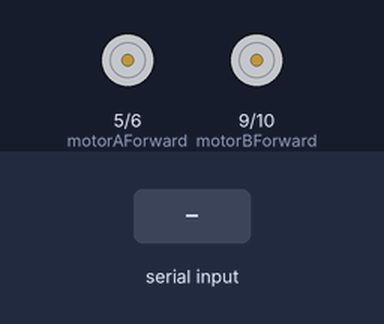
Bench run of a sketch on a simulated Arduino Uno, built with avr-gcc and run on an emulated ATmega328P. On the bench: motor-driver pin pairs drawn as motors (green arrow = first pin HIGH = forward, orange = second pin HIGH = backward, longer = more drive, scaled by the enable pin). The inputs (shaded band) are chosen by the test bench.

Above: at 1.2 s.
1.3 s: "F" received over Serial
At 2.5 s:
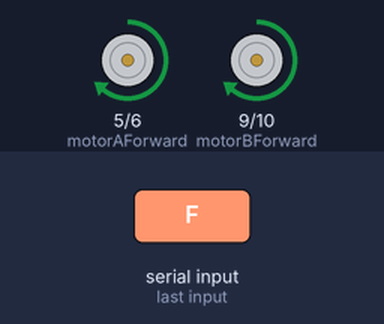
2.8 s: "B" received over Serial
At 3.6 s:
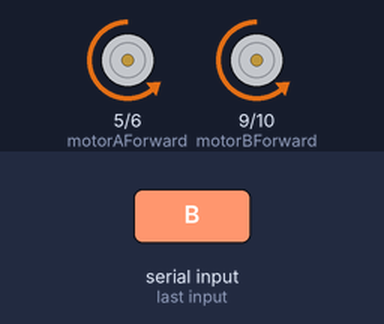
4.3 s: "L" received over Serial
At 4.8 s:
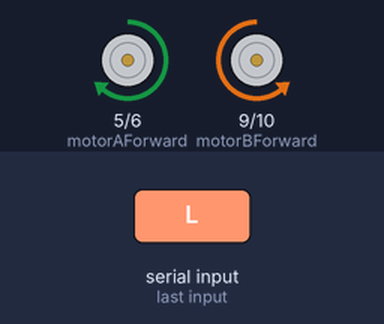
5.8 s: "R" received over Serial
At 7.0 s:
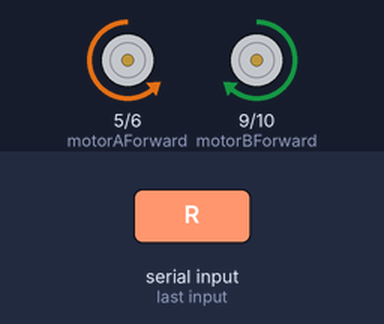
7.3 s: "G" received over Serial
At 8.3 s:
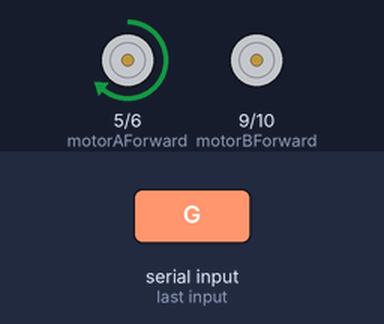
8.8 s: "I" received over Serial
At 9.4 s:
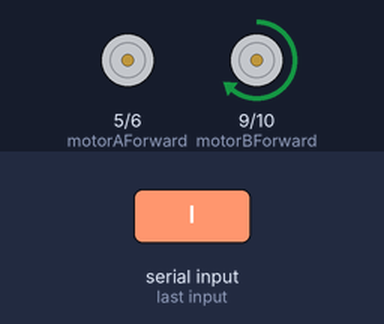
Timing chart, 0 to 11.3 s (numbered marks = the images above; inputs shaded):
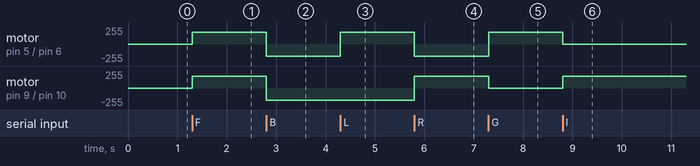

The sketch:

Arduino_L298N_HC06.ino
```cpp
// กำหนดหมายเลขพินสำหรับ L298N
const int motorAForward = 5; // IN1
const int motorABackward = 6; // IN2
const int motorBForward = 9; // IN3
const int motorBBackward = 10; // IN4
const int motorAPWM = 3; // ENA
const int motorBPWM = 11; // ENB

// ตัวแปรสำหรับการควบคุมความเร็ว
int motorSpeed = 180; // ความเร็วเริ่มต้นสูงสุด

void setup() {
  // ตั้งค่าพินที่เชื่อมต่อกับ L298N เป็น OUTPUT
  pinMode(motorAForward, OUTPUT);
  pinMode(motorABackward, OUTPUT);
  pinMode(motorBForward, OUTPUT);
  pinMode(motorBBackward, OUTPUT);
  pinMode(motorAPWM, OUTPUT);
  pinMode(motorBPWM, OUTPUT);

  // เริ่มต้นการสื่อสาร Serial กับ Bluetooth โมดูล
  Serial.begin(9600); // ความเร็วการสื่อสารที่ใช้กับ HC-06
}

void loop() {
  if (Serial.available()) {
    char command = Serial.read(); // อ่านคำสั่งที่ได้รับ

    switch (command) {
      case 'F': // ไปข้างหน้า
        forward();
        break;
      case 'B': // ถอยหลัง
        backward();
        break;
      case 'L': // เลี้ยวซ้าย
        left();
        break;
      case 'R': // เลี้ยวขวา
        right();
        break;
      case 'G': // ไปข้างหน้าและเลี้ยวซ้าย
        forwardLeft();
        break;
      case 'I': // ไปข้างหน้าและเลี้ยวขวา
        forwardRight();
        break;
      case 'H': // ถอยหลังและเลี้ยวซ้าย
        backwardLeft();
        break;
      case 'J': // ถอยหลังและเลี้ยวขวา
        backwardRight();
        break;
      case 'S': // หยุด
        stop();
        break;
      default:
        stop(); // คำสั่งที่ไม่รู้จัก
        break;
    }
  }
}

void forward() {
  // หมุนมอเตอร์ A และ B ไปข้างหน้า
  digitalWrite(motorAForward, HIGH);
  digitalWrite(motorABackward, LOW);
  digitalWrite(motorBForward, HIGH);
  digitalWrite(motorBBackward, LOW);
  analogWrite(motorAPWM, motorSpeed);
  analogWrite(motorBPWM, motorSpeed);
}

void backward() {
  // หมุนมอเตอร์ A และ B ถอยหลัง
  digitalWrite(motorAForward, LOW);
  digitalWrite(motorABackward, HIGH);
  digitalWrite(motorBForward, LOW);
  digitalWrite(motorBBackward, HIGH);
  analogWrite(motorAPWM, motorSpeed);
  analogWrite(motorBPWM, motorSpeed);
}

void right() {
  // เลี้ยวขวา (หมุนมอเตอร์ A ถอยหลังและ B ไปข้างหน้า)
  digitalWrite(motorAForward, LOW);
  digitalWrite(motorABackward, HIGH);
  digitalWrite(motorBForward, HIGH);
  digitalWrite(motorBBackward, LOW);
  analogWrite(motorAPWM, motorSpeed);
  analogWrite(motorBPWM, motorSpeed);
}

void left() {
  // เลี้ยวซ้าย (หมุนมอเตอร์ A ไปข้างหน้าและ B ถอยหลัง)
  digitalWrite(motorAForward, HIGH);
  digitalWrite(motorABackward, LOW);
  digitalWrite(motorBForward, LOW);
  digitalWrite(motorBBackward, HIGH);
  analogWrite(motorAPWM, motorSpeed);
  analogWrite(motorBPWM, motorSpeed);
}

void forwardLeft() {
  // ไปข้างหน้าและเลี้ยวซ้าย (มอเตอร์ A ไปข้างหน้าและ B ถอยหลัง)
  digitalWrite(motorAForward, HIGH);
  digitalWrite(motorABackward, LOW);
  digitalWrite(motorBForward, LOW);
  digitalWrite(motorBBackward, LOW);
  analogWrite(motorAPWM, motorSpeed);
  analogWrite(motorBPWM, motorSpeed);
}

void forwardRight() {
  // ไปข้างหน้าและเลี้ยวขวา (มอเตอร์ A ไปข้างหน้าและ B ไปข้างหน้า)
  digitalWrite(motorAForward, LOW);
  digitalWrite(motorABackward, LOW);
  digitalWrite(motorBForward, HIGH);
  digitalWrite(motorBBackward, LOW);
  analogWrite(motorAPWM, motorSpeed);
  analogWrite(motorBPWM, motorSpeed);
}

void backwardLeft() {
  // ถอยหลังและเลี้ยวซ้าย (มอเตอร์ A ถอยหลังและ B ถอยหลัง)
  digitalWrite(motorAForward, LOW);
  digitalWrite(motorABackward, HIGH);
  digitalWrite(motorBForward, LOW);
  digitalWrite(motorBBackward, LOW);
  analogWrite(motorAPWM, motorSpeed);
  analogWrite(motorBPWM, motorSpeed);
}

void backwardRight() {
  // ถอยหลังและเลี้ยวขวา (มอเตอร์ A ถอยหลังและ B ไปข้างหน้า)
  digitalWrite(motorAForward, LOW);
  digitalWrite(motorABackward, LOW);
  digitalWrite(motorBForward, LOW);
  digitalWrite(motorBBackward, HIGH);
  analogWrite(motorAPWM, motorSpeed);
  analogWrite(motorBPWM, motorSpeed);
}

void stop() {
  // หยุดมอเตอร์ทั้งหมด
  digitalWrite(motorAForward, LOW);
  digitalWrite(motorABackward, LOW);
  digitalWrite(motorBForward, LOW);
  digitalWrite(motorBBackward, LOW);
  analogWrite(motorAPWM, 0);
  analogWrite(motorBPWM, 0);
}
```

Measured:
- after the input at 1.3 s, motor on pin 5 (motorAForward) / pin 6 (motorABackward), motor on pin 9 (motorBForward) / pin 10 (motorBBackward): stopped → forward 180/255 at once
- after the input at 2.8 s, motor on pin 5 (motorAForward) / pin 6 (motorABackward), motor on pin 9 (motorBForward) / pin 10 (motorBBackward): forward 180/255 → backward 180/255 at once
- after the input at 4.3 s, motor on pin 5 (motorAForward) / pin 6 (motorABackward): backward 180/255 → forward 180/255 at once
- after the input at 5.8 s, motor on pin 5 (motorAForward) / pin 6 (motorABackward): forward 180/255 → backward 180/255 at once; motor on pin 9 (motorBForward) / pin 10 (motorBBackward): backward 180/255 → forward 180/255 at once
- after the input at 7.3 s, motor on pin 5 (motorAForward) / pin 6 (motorABackward): backward 180/255 → forward 180/255 at once; motor on pin 9 (motorBForward) / pin 10 (motorBBackward): forward 180/255 → stopped at once
- after the input at 8.8 s, motor on pin 5 (motorAForward) / pin 6 (motorABackward): forward 180/255 → stopped at once; motor on pin 9 (motorBForward) / pin 10 (motorBBackward): stopped → forward 180/255 at once
